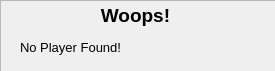
<?xml version="1.0" encoding="UTF-8"?>
<ui version="4.0">
 <class>Updated1</class>
 <widget class="QDialog" name="Updated1">
  <property name="geometry">
   <rect>
    <x>0</x>
    <y>0</y>
    <width>275</width>
    <height>71</height>
   </rect>
  </property>
  <property name="windowTitle">
   <string>Update</string>
  </property>
  <widget class="QFrame" name="frame">
   <property name="geometry">
    <rect>
     <x>0</x>
     <y>0</y>
     <width>281</width>
     <height>111</height>
    </rect>
   </property>
   <property name="frameShape">
    <enum>QFrame::StyledPanel</enum>
   </property>
   <property name="frameShadow">
    <enum>QFrame::Raised</enum>
   </property>
  </widget>
  <widget class="QLabel" name="label">
   <property name="geometry">
    <rect>
     <x>90</x>
     <y>0</y>
     <width>91</width>
     <height>31</height>
    </rect>
   </property>
   <property name="text">
    <string>&lt;html&gt;&lt;head/&gt;&lt;body&gt;&lt;p align=&quot;center&quot;&gt;&lt;span style=&quot; font-size:14pt; font-weight:600;&quot;&gt;Woops!&lt;/span&gt;&lt;/p&gt;&lt;/body&gt;&lt;/html&gt;</string>
   </property>
  </widget>
  <widget class="QLabel" name="label_2">
   <property name="geometry">
    <rect>
     <x>20</x>
     <y>40</y>
     <width>101</width>
     <height>16</height>
    </rect>
   </property>
   <property name="text">
    <string>&lt;html&gt;&lt;head/&gt;&lt;body&gt;&lt;p&gt;&lt;span style=&quot; font-size:10pt;&quot;&gt;No Player Found!&lt;/span&gt;&lt;/p&gt;&lt;/body&gt;&lt;/html&gt;</string>
   </property>
  </widget>
 </widget>
 <resources/>
 <connections/>
</ui>
